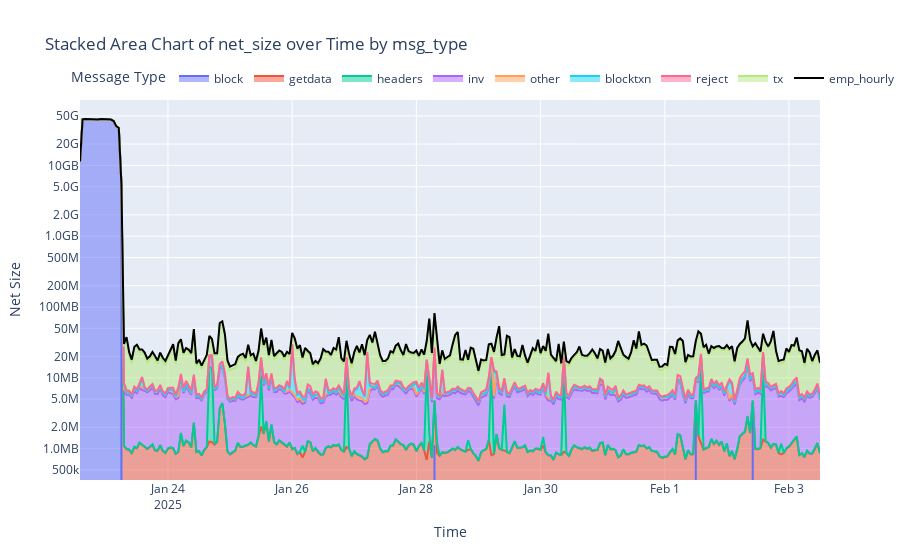

Notebook cell for this chart:
### Markdown cell above
# In/out hourly

### Code cell
import plotly.express as px
import plotly.graph_objects as go

fig = px.area(
    dfs["est_hourly"],
    x="timestamp",
    y="inout",
    color="msg_type",
    title="Stacked Area Chart of net_size over Time by msg_type",
    labels={"net_size": "Net Size", "hour_groups": "Time", "msg_type": "Message Type"},
    log_y=True,
)

fig.add_trace(
    go.Scatter(
        x=dfs["emp_hourly"].index,
        y=dfs["emp_hourly"]["in"] + dfs["emp_hourly"]["out"],
        mode="lines",
        name="emp_hourly",
        line=dict(color="black", width=2),
    )
)

fig.update_layout(
    xaxis_title="Time",
    yaxis_title="Net Size",
    legend_title="Message Type",
    legend=dict(
        orientation="h",
        yanchor="bottom",
        y=1.02,
    ),
)
fig.update_yaxes(tickformat=".2s", ticksuffix="B")
fig.show()

### Figure 1 — Plotly figure (JSON) as saved in the notebook; plotly's stock layout.template omitted (floating-point values rounded to 4 significant figures; data arrays with more than 128 entries replaced by an {"elided": "..."} marker saying what was removed)
{"data": [{"fillpattern": {"shape": ""}, "hovertemplate": "Message Type=block<br>timestamp=%{x}<br>inout=%{y}<extra></extra>", "legendgroup": "block", "line": {"color": "#636efa"}, "marker": {"symbol": "circle"}, "mode": "lines", "name": "block", "orientation": "v", "showlegend": true, "stackgroup": "1", "type": "scatter", "x": ["2025-01-22 14:00:00+00:00", "2025-01-22 15:00:00+00:00", "2025-01-22 16:00:00+00:00", "2025-01-22 17:00:00+00:00", "2025-01-22 18:00:00+00:00", "2025-01-22 19:00:00+00:00", "2025-01-22 20:00:00+00:00", "2025-01-22 21:00:00+00:00", "2025-01-22 22:00:00+00:00", "2025-01-22 23:00:00+00:00", "2025-01-23 00:00:00+00:00", "2025-01-23 01:00:00+00:00", "2025-01-23 02:00:00+00:00", "2025-01-23 03:00:00+00:00", "2025-01-23 04:00:00+00:00", "2025-01-23 05:00:00+00:00", "2025-01-23 06:00:00+00:00", "2025-01-28 07:00:00+00:00", "2025-02-01 12:00:00+00:00", "2025-02-02 10:00:00+00:00"], "xaxis": "x", "y": [11111157911, 44227997688, 44736815938, 44606730870, 44383394650, 44434248320, 43885330743, 44011171906, 44705853019, 44511854612, 44321475642, 44427312841, 43877746665, 41807698383, 35439287109, 33534330125, 5461903280, 1113644, 3987025, 3618616], "yaxis": "y"}, {"fillpattern": {"shape": ""}, "hovertemplate": "Message Type=getdata<br>timestamp=%{x}<br>inout=%{y}<extra></extra>", "legendgroup": "getdata", "line": {"color": "#EF553B"}, "marker": {"symbol": "circle"}, "mode": "lines", "name": "getdata", "orientation": "v", "showlegend": true, "stackgroup": "1", "type": "scatter", "x": {"elided": "287 str values"}, "xaxis": "x", "y": {"elided": "287 int values"}, "yaxis": "y"}, {"fillpattern": {"shape": ""}, "hovertemplate": "Message Type=headers<br>timestamp=%{x}<br>inout=%{y}<extra></extra>", "legendgroup": "headers", "line": {"color": "#00cc96"}, "marker": {"symbol": "circle"}, "mode": "lines", "name": "headers", "orientation": "v", "showlegend": true, "stackgroup": "1", "type": "scatter", "x": {"elided": "287 str values"}, "xaxis": "x", "y": {"elided": "287 int values"}, "yaxis": "y"}, {"fillpattern": {"shape": ""}, "hovertemplate": "Message Type=inv<br>timestamp=%{x}<br>inout=%{y}<extra></extra>", "legendgroup": "inv", "line": {"color": "#ab63fa"}, "marker": {"symbol": "circle"}, "mode": "lines", "name": "inv", "orientation": "v", "showlegend": true, "stackgroup": "1", "type": "scatter", "x": {"elided": "275 str values"}, "xaxis": "x", "y": {"elided": "275 int values"}, "yaxis": "y"}, {"fillpattern": {"shape": ""}, "hovertemplate": "Message Type=other<br>timestamp=%{x}<br>inout=%{y}<extra></extra>", "legendgroup": "other", "line": {"color": "#FFA15A"}, "marker": {"symbol": "circle"}, "mode": "lines", "name": "other", "orientation": "v", "showlegend": true, "stackgroup": "1", "type": "scatter", "x": {"elided": "287 str values"}, "xaxis": "x", "y": {"elided": "287 int values"}, "yaxis": "y"}, {"fillpattern": {"shape": ""}, "hovertemplate": "Message Type=blocktxn<br>timestamp=%{x}<br>inout=%{y}<extra></extra>", "legendgroup": "blocktxn", "line": {"color": "#19d3f3"}, "marker": {"symbol": "circle"}, "mode": "lines", "name": "blocktxn", "orientation": "v", "showlegend": true, "stackgroup": "1", "type": "scatter", "x": {"elided": "235 str values"}, "xaxis": "x", "y": {"elided": "235 int values"}, "yaxis": "y"}, {"fillpattern": {"shape": ""}, "hovertemplate": "Message Type=reject<br>timestamp=%{x}<br>inout=%{y}<extra></extra>", "legendgroup": "reject", "line": {"color": "#FF6692"}, "marker": {"symbol": "circle"}, "mode": "lines", "name": "reject", "orientation": "v", "showlegend": true, "stackgroup": "1", "type": "scatter", "x": {"elided": "271 str values"}, "xaxis": "x", "y": {"elided": "271 int values"}, "yaxis": "y"}, {"fillpattern": {"shape": ""}, "hovertemplate": "Message Type=tx<br>timestamp=%{x}<br>inout=%{y}<extra></extra>", "legendgroup": "tx", "line": {"color": "#B6E880"}, "marker": {"symbol": "circle"}, "mode": "lines", "name": "tx", "orientation": "v", "showlegend": true, "stackgroup": "1", "type": "scatter", "x": {"elided": "271 str values"}, "xaxis": "x", "y": {"elided": "271 int values"}, "yaxis": "y"}, {"line": {"color": "black", "width": 2}, "mode": "lines", "name": "emp_hourly", "type": "scatter", "x": {"elided": "287 str values"}, "y": {"elided": "287 int values"}}], "layout": {"legend": {"orientation": "h", "title": {"text": "Message Type"}, "tracegroupgap": 0, "y": 1.02, "yanchor": "bottom"}, "title": {"text": "Stacked Area Chart of net_size over Time by msg_type"}, "xaxis": {"anchor": "y", "domain": [0, 1], "title": {"text": "Time"}}, "yaxis": {"anchor": "x", "domain": [0, 1], "tickformat": ".2s", "ticksuffix": "B", "title": {"text": "Net Size"}, "type": "log"}}}
